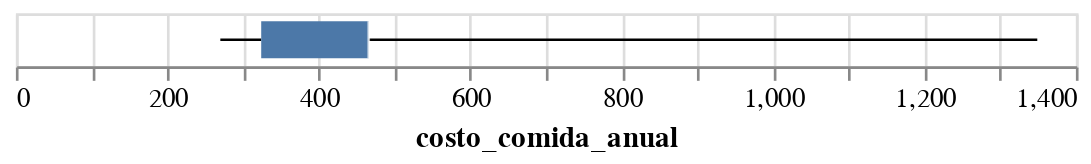

The notebook cell this image was saved under:
### Code cell
alt.Chart(new_dogs_data[new_dogs_data['costo_comida_anual'] != 0]).mark_boxplot(extent='min-max').encode(
    x='costo_comida_anual:Q'
)
